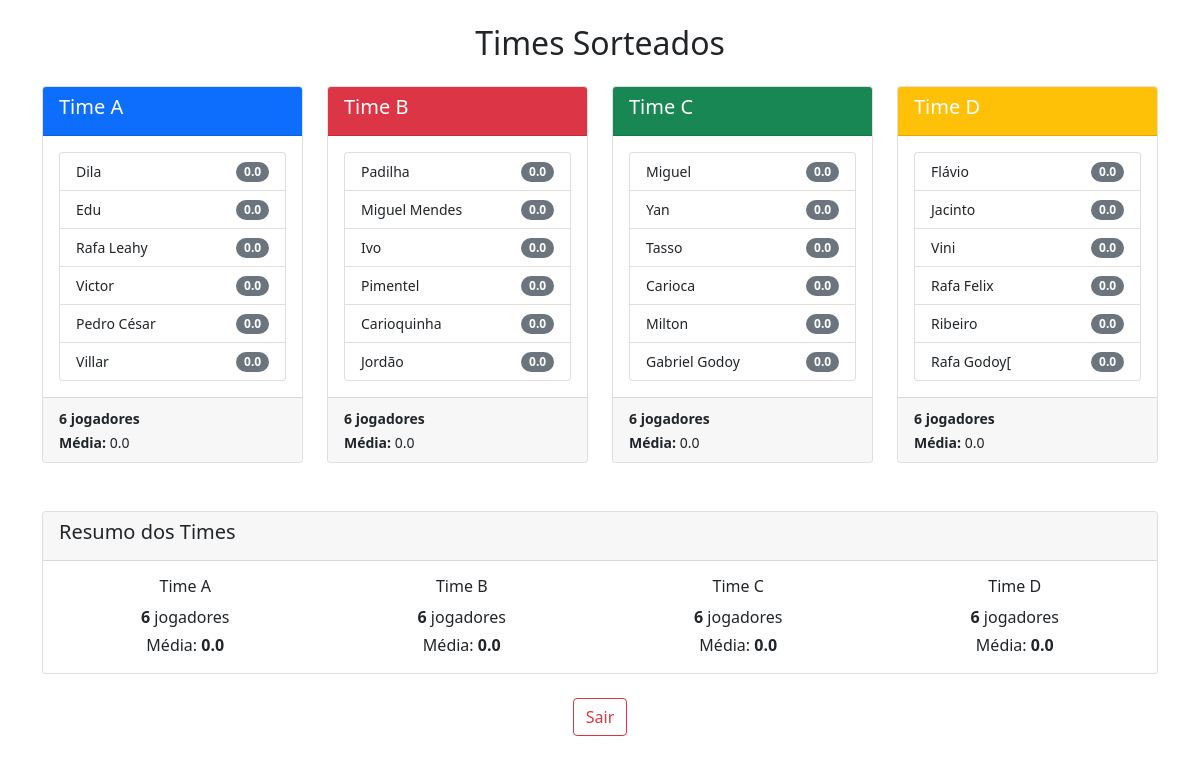
/sortear-times/ (signed in), run on the app's committed database.
### sorteio/models.py (models this page shows, shortened)
class Jogador(models.Model):
    nome = models.CharField(max_length=100, unique=True)
    data_cadastro = models.DateTimeField(auto_now_add=True)
    ativo = models.BooleanField(default=True)

### sorteio/views.py (the view)
# urls.py: path('sortear-times/', views.sortear_times, name='sortear_times'),
@staff_member_required
def sortear_times(request):
    times = distribuir_times_equilibrados()
    context = {
        'times': times,
        'parcial': False,
    }
    return render(request, 'times_sorteados.html', context)

### sorteio/views.py (called while the page is built)
    def __iter__(self):
        return iter(self.jogadores)

    def __len__(self):
        return len(self.jogadores)

### sorteio/templates/times_sorteados.html (shortened to what this page needs)
{% extends 'base.html' %}
{% block content %}
<div class="row justify-content-center">
    <div class="col-md-12">
        <h2 class="text-center mb-4">{% if parcial %}Parcial dos{% else %}Times Sorteados{% endif %}</h2>
        <div class="row">
            {% for time in times %}
            <div class="col-md-6 col-lg-3">
                <div class="card mb-4">
                    <div class="card-header bg-{% cycle 'primary' 'danger' 'success' 'warning' %} text-white">
                        <h5>Time {% cycle 'A' 'B' 'C' 'D' %}</h5>
                    </div>
                    <div class="card-body">
                        <ul class="list-group">
                            {% for jogador in time %}
                            <li class="list-group-item d-flex justify-content-between align-items-center">
                                <small>{{ jogador.nome }}</small>
                                <span class="badge bg-secondary rounded-pill">
                                    {{ jogador.media_notas|default:0|floatformat:1 }}
                                </span>
                            </li>
                            {% endfor %}
                        </ul>
                    </div>
                    <div class="card-footer">
                        <small>
                            <strong>{{ time|length }} jogador{{ time|length|pluralize:"es" }}</strong><br>
                            <strong>Média:</strong> {{ time.media_time|default:"0.0"|floatformat:1 }}
                        </small>
                    </div>
                </div>
            </div>
            {% endfor %}
        </div>
        <div class="row mt-4">
            <div class="col-12">
                <div class="card">
                    <div class="card-header">
                        <h5>Resumo dos Times</h5>
                    </div>
                    <div class="card-body">
                        <div class="row">
                            {% for time in times %}
                            <div class="col-md-3">
                                <div class="text-center">
                                    <h6>Time {% cycle 'A' 'B' 'C' 'D' %}</h6>
                                    <p class="mb-1"><strong>{{ time|length }}</strong> jogadores</p>
                                    <p class="mb-0">Média: <strong>{{ time.media_time|default:"0.0"|floatformat:1 }}</strong></p>
                                </div>
                            </div>
                            {% endfor %}
                        </div>
                    </div>
                </div>
            </div>
        </div>
        <div class="text-center mt-4">
            <a href="{% url 'logout' %}" class="btn btn-outline-danger">Sair</a>
        </div>
    </div>
</div>
{% endblock %}

### data on the page
Jogador: nome "Dila", media_notas "0.0"
Jogador: nome "Edu", media_notas "0.0"
Jogador: nome "Rafa Leahy", media_notas "0.0"
Jogador: nome "Victor", media_notas "0.0"
Jogador: nome "Pedro César", media_notas "0.0"
Jogador: nome "Villar", media_notas "0.0"
Jogador: nome "Padilha", media_notas "0.0"
Jogador: nome "Miguel Mendes", media_notas "0.0"
Jogador: nome "Ivo", media_notas "0.0"
Jogador: nome "Pimentel", media_notas "0.0"
Jogador: nome "Carioquinha", media_notas "0.0"
Jogador: nome "Jordão", media_notas "0.0"
Jogador: nome "Miguel", media_notas "0.0"
Jogador: nome "Yan", media_notas "0.0"
Jogador: nome "Tasso", media_notas "0.0"
Jogador: nome "Carioca", media_notas "0.0"
Jogador: nome "Milton", media_notas "0.0"
Jogador: nome "Gabriel Godoy", media_notas "0.0"
Jogador: nome "Flávio", media_notas "0.0"
Jogador: nome "Jacinto", media_notas "0.0"
Jogador: nome "Vini", media_notas "0.0"
Jogador: nome "Rafa Felix", media_notas "0.0"
Jogador: nome "Ribeiro", media_notas "0.0"
Jogador: nome "Rafa Godoy[", media_notas "0.0"

### other printed values
{{ time|length }} "6" "6" "6" "6"
{{ time.media_time|default:"0.0"|floatformat:1 }} "0.0" "0.0" "0.0" "0.0"
